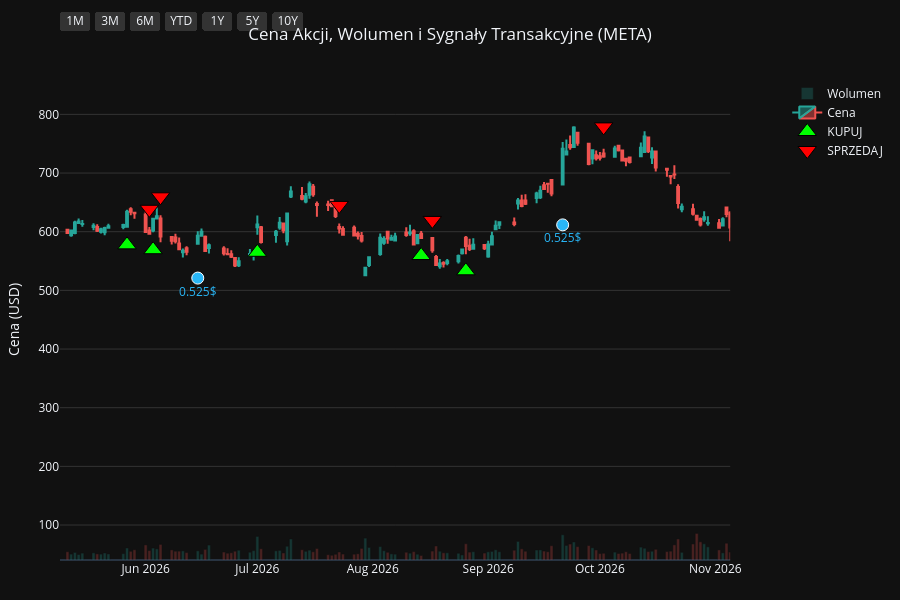
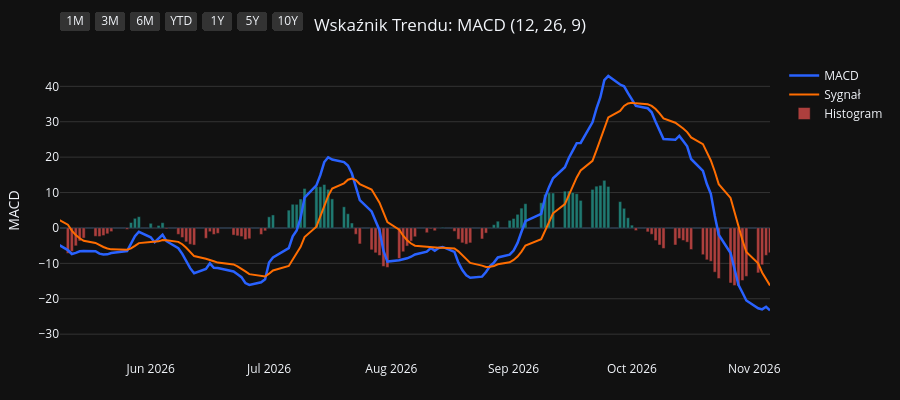
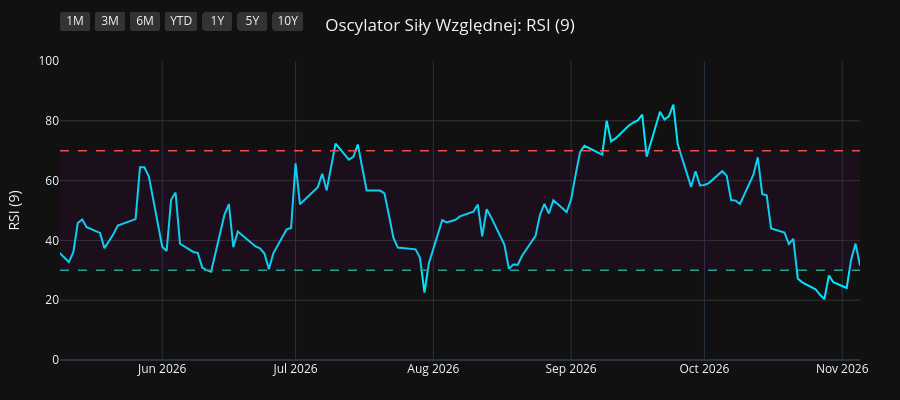
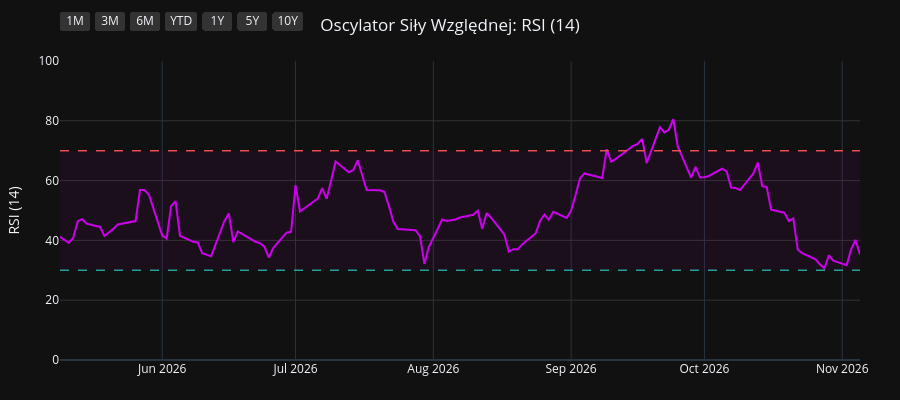

Here is the notebook cell these charts were saved with, in order:
### Code cell
import os
import yfinance as yf
import pandas as pd
import pandas_ta as ta
import plotly.graph_objects as go
from plotly.subplots import make_subplots

# 1. Pobranie i przygotowanie danych
symbol = os.environ.get("STOCK_TICKER", "").strip().upper()
if not symbol:
    raise RuntimeError("Set STOCK_TICKER before running price_extractor.ipynb")
df = yf.Ticker(symbol).history(period="10y")
df.index = df.index.tz_localize(None)

# Wskaźniki i sygnały
df.ta.macd(fast=12, slow=26, signal=9, append=True)
df.ta.rsi(length=9, append=True)
df.ta.rsi(length=14, append=True)
df.ta.rsi(length=21, append=True)
df.dropna(inplace=True)

macd = df['MACD_12_26_9']
signal = df['MACDs_12_26_9']
wczorajszy_macd = macd.shift(1)
wczorajszy_signal = signal.shift(1)

df['Decyzja'] = 'BRAK'
df.loc[(macd > signal) & (wczorajszy_macd <= wczorajszy_signal), 'Decyzja'] = 'KUPUJ'
df.loc[(macd < signal) & (wczorajszy_macd >= wczorajszy_signal), 'Decyzja'] = 'SPRZEDAJ'

df_kupuj = df[df['Decyzja'] == 'KUPUJ']
df_sprzedaj = df[df['Decyzja'] == 'SPRZEDAJ']
df_dywidendy = df[df['Dividends'] > 0]
df_splity = df[df['Stock Splits'] > 0]

# Wspólna konfiguracja osi X
konfiguracja_osi_x = dict(
    type="date",
    showspikes=True, spikemode="across", spikesnap="cursor", spikedash="dot", spikecolor="#ffffff", spikethickness=1, hoverformat="%Y-%m-%d",
    rangeselector=dict(
        buttons=list([
            dict(count=1, label="1M", step="month", stepmode="backward"),
            dict(count=3, label="3M", step="month", stepmode="backward"),
            dict(count=6, label="6M", step="month", stepmode="backward"),
            dict(count=1, label="YTD", step="year", stepmode="todate"),
            dict(count=1, label="1Y", step="year", stepmode="backward"),
            dict(count=5, label="5Y", step="year", stepmode="backward"),
            dict(step="all", label="10Y")
        ]),
        bgcolor="#333333", activecolor="#2962ff", x=0, y=1.1
    )
)

# ==========================================
# WYKRES 1: CENA + WOLUMEN + SYGNAŁY
# ==========================================
fig1 = make_subplots(specs=[[{"secondary_y": True}]])

kolory_wolumenu = ['#26a69a' if row['Close'] >= row['Open'] else '#ef5350' for index, row in df.iterrows()]
fig1.add_trace(go.Bar(x=df.index, y=df['Volume'], marker_color=kolory_wolumenu, opacity=0.25, name='Wolumen'), secondary_y=True)
fig1.add_trace(go.Candlestick(x=df.index, open=df['Open'], high=df['High'], low=df['Low'], close=df['Close'], name='Cena', increasing_line_color='#26a69a', decreasing_line_color='#ef5350'), secondary_y=False)
fig1.add_trace(go.Scatter(x=df_kupuj.index, y=df_kupuj['Low'] * 0.95, customdata=df_kupuj[['Low', 'High']], mode='markers', marker=dict(symbol='triangle-up', size=16, color='#00ff00', line=dict(width=1, color='black')), name='KUPUJ', hovertemplate='KUPUJ<br>Najniższa: %{customdata[0]:.2f}<br>Najwyższa: %{customdata[1]:.2f}<extra></extra>'), secondary_y=False)
fig1.add_trace(go.Scatter(x=df_sprzedaj.index, y=df_sprzedaj['High'] * 1.05, customdata=df_sprzedaj[['Low', 'High']], mode='markers', marker=dict(symbol='triangle-down', size=16, color='#ff0000', line=dict(width=1, color='black')), name='SPRZEDAJ', hovertemplate='SPRZEDAJ<br>Najniższa: %{customdata[0]:.2f}<br>Najwyższa: %{customdata[1]:.2f}<extra></extra>'), secondary_y=False)

if not df_dywidendy.empty:
    fig1.add_trace(go.Scatter(x=df_dywidendy.index, y=df_dywidendy['Low'] * 0.90, mode='markers+text', marker=dict(symbol='circle', size=12, color='#29b6f6', line=dict(width=1, color='white')), text=df_dywidendy['Dividends'].apply(lambda x: f"{x}$"), textposition="bottom center", name='Dywidenda', showlegend=False, hovertemplate='Dywidenda: %{text}<extra></extra>', textfont=dict(color="#29b6f6")), secondary_y=False)
if not df_splity.empty:
                    fig1.add_trace(go.Scatter(x=df_splity.index, y=df_splity['High'], mode='markers+text', marker=dict(symbol='star', size=16, color='#ffee58', line=dict(width=1, color='black')), text=df_splity['Stock Splits'].apply(lambda x: f"{x:g}:1" if x >= 1 else f"1:{1 / x:g}"), textposition="top center", name='Split', hovertemplate='%{text}<extra></extra>', textfont=dict(color="#ffee58")), secondary_y=False)

fig1.update_layout(title=dict(text=f"Cena Akcji, Wolumen i Sygnały Transakcyjne ({symbol})", x=0.5, xanchor='center'), dragmode='pan', xaxis_rangeslider_visible=False, template='plotly_dark', height=600, hovermode='x unified', margin=dict(l=60, r=40, t=60, b=40))
fig1.update_xaxes(**konfiguracja_osi_x)
fig1.update_xaxes(range=[df.index.max() - pd.Timedelta(days=180), df.index.max()])
fig1.update_yaxes(title_text="Cena (USD)", secondary_y=False, gridcolor='#333333')
fig1.update_yaxes(range=[0, df['Volume'].max() * 4], showgrid=False, showticklabels=False, secondary_y=True)
fig1.show(config={'scrollZoom': True})

# ==========================================
# WYKRES 2: WSKAŹNIK MACD
# ==========================================
fig2 = go.Figure()
fig2.add_trace(go.Scatter(x=df.index, y=df['MACD_12_26_9'], line=dict(color='#2962ff', width=2.5), name='MACD'))
fig2.add_trace(go.Scatter(x=df.index, y=df['MACDs_12_26_9'], line=dict(color='#ff6d00', width=2), name='Sygnał'))
kolory_macd = ['#26a69a' if val >= 0 else '#ef5350' for val in df['MACDh_12_26_9']]
fig2.add_trace(go.Bar(x=df.index, y=df['MACDh_12_26_9'], marker_color=kolory_macd, name='Histogram', opacity=0.7))
fig2.update_layout(title=dict(text="Wskaźnik Trendu: MACD (12, 26, 9)", x=0.5, xanchor='center'), dragmode='pan', xaxis_rangeslider_visible=False, template='plotly_dark', height=400, hovermode='x unified', margin=dict(l=60, r=40, t=60, b=40))
fig2.update_xaxes(**konfiguracja_osi_x)
fig2.update_xaxes(range=[df.index.max() - pd.Timedelta(days=180), df.index.max()])
fig2.update_yaxes(title_text="MACD", gridcolor='#333333')
fig2.show(config={'scrollZoom': True})

# ==========================================
# WYKRES 3: OSCYLATOR RSI (9)
# ==========================================
fig3 = go.Figure()
fig3.add_trace(go.Scatter(x=df.index, y=df['RSI_9'], line=dict(color='#00e5ff', width=2), name='RSI (9)'))
fig3.add_hline(y=70, line_dash="dash", line_color="#ef5350", line_width=1.5)
fig3.add_hline(y=30, line_dash="dash", line_color="#26a69a", line_width=1.5)
fig3.add_hrect(y0=30, y1=70, line_width=0, fillcolor="purple", opacity=0.1)
fig3.update_layout(title=dict(text="Oscylator Siły Względnej: RSI (9)", x=0.5, xanchor='center'), dragmode='pan', xaxis_rangeslider_visible=False, template='plotly_dark', height=400, hovermode='x unified', margin=dict(l=60, r=40, t=60, b=40))
fig3.update_xaxes(**konfiguracja_osi_x)
fig3.update_xaxes(range=[df.index.max() - pd.Timedelta(days=180), df.index.max()])
fig3.update_yaxes(title_text="RSI (9)", range=[0, 100], gridcolor='#333333')
fig3.show(config={'scrollZoom': True})

# ==========================================
# WYKRES 4: OSCYLATOR RSI (14)
# ==========================================
fig4 = go.Figure()
fig4.add_trace(go.Scatter(x=df.index, y=df['RSI_14'], line=dict(color='#d500f9', width=2), name='RSI (14)'))
fig4.add_hline(y=70, line_dash="dash", line_color="#ef5350", line_width=1.5)
fig4.add_hline(y=30, line_dash="dash", line_color="#26a69a", line_width=1.5)
fig4.add_hrect(y0=30, y1=70, line_width=0, fillcolor="purple", opacity=0.1)
fig4.update_layout(title=dict(text="Oscylator Siły Względnej: RSI (14)", x=0.5, xanchor='center'), dragmode='pan', xaxis_rangeslider_visible=False, template='plotly_dark', height=400, hovermode='x unified', margin=dict(l=60, r=40, t=60, b=40))
fig4.update_xaxes(**konfiguracja_osi_x)
fig4.update_xaxes(range=[df.index.max() - pd.Timedelta(days=180), df.index.max()])
fig4.update_yaxes(title_text="RSI (14)", range=[0, 100], gridcolor='#333333')
fig4.show(config={'scrollZoom': True})

# ==========================================
# WYKRES 5: OSCYLATOR RSI (21)
# ==========================================
fig5 = go.Figure()
fig5.add_trace(go.Scatter(x=df.index, y=df['RSI_21'], line=dict(color='#64dd17', width=2), name='RSI (21)'))
fig5.add_hline(y=70, line_dash="dash", line_color="#ef5350", line_width=1.5)
fig5.add_hline(y=30, line_dash="dash", line_color="#26a69a", line_width=1.5)
fig5.add_hrect(y0=30, y1=70, line_width=0, fillcolor="purple", opacity=0.1)
fig5.update_layout(title=dict(text="Oscylator Siły Względnej: RSI (21)", x=0.5, xanchor='center'), dragmode='pan', xaxis_rangeslider_visible=False, template='plotly_dark', height=400, hovermode='x unified', margin=dict(l=60, r=40, t=60, b=40))
fig5.update_xaxes(**konfiguracja_osi_x)
fig5.update_xaxes(range=[df.index.max() - pd.Timedelta(days=180), df.index.max()])
fig5.update_yaxes(title_text="RSI (21)", range=[0, 100], gridcolor='#333333')
fig5.show(config={'scrollZoom': True})

### Figure 1 — Plotly figure (JSON) as saved in the notebook; plotly's stock layout.template omitted (floating-point values rounded to 4 significant figures; data arrays with more than 128 entries replaced by an {"elided": "..."} marker saying what was removed)
{"data": [{"marker": {"color": {"elided": "2480 str values"}}, "name": "Wolumen", "opacity": 0.25, "type": "bar", "x": {"elided": "2480 str values"}, "xaxis": "x", "y": {"elided": "2480 int values"}, "yaxis": "y2"}, {"close": {"elided": "2480 float values"}, "decreasing": {"line": {"color": "#ef5350"}}, "high": {"elided": "2480 float values"}, "increasing": {"line": {"color": "#26a69a"}}, "low": {"elided": "2480 float values"}, "name": "Cena", "open": {"elided": "2480 float values"}, "type": "candlestick", "x": {"elided": "2480 str values"}, "xaxis": "x", "yaxis": "y"}, {"customdata": {"elided": "103x2 float values"}, "hovertemplate": "KUPUJ<br>Najniższa: %{customdata[0]:.2f}<br>Najwyższa: %{customdata[1]:.2f}<extra></extra>", "marker": {"color": "#00ff00", "line": {"color": "black", "width": 1}, "size": 16, "symbol": "triangle-up"}, "mode": "markers", "name": "KUPUJ", "type": "scatter", "x": ["2017-01-05T00:00:00", "2017-02-09T00:00:00", "2017-03-13T00:00:00", "2017-03-29T00:00:00", "2017-04-21T00:00:00", "2017-05-30T00:00:00", "2017-06-22T00:00:00", "2017-07-11T00:00:00", "2017-09-06T00:00:00", "2017-10-06T00:00:00", "2017-10-30T00:00:00", "2017-11-24T00:00:00", "2017-12-15T00:00:00", "2018-01-02T00:00:00", "2018-01-23T00:00:00", "2018-02-23T00:00:00", "2018-03-05T00:00:00", "2018-04-10T00:00:00", "2018-05-31T00:00:00", "2018-06-15T00:00:00", "2018-07-10T00:00:00", "2018-08-27T00:00:00", "2018-09-20T00:00:00", "2018-10-16T00:00:00", "2018-11-01T00:00:00", "2018-11-29T00:00:00", "2019-01-04T00:00:00", "2019-03-06T00:00:00", "2019-04-02T00:00:00", "2019-06-13T00:00:00", "2019-08-29T00:00:00", "2019-10-10T00:00:00", "2019-11-12T00:00:00", "2019-12-19T00:00:00", "2020-02-18T00:00:00", "2020-03-25T00:00:00", "2020-07-08T00:00:00", "2020-08-03T00:00:00", "2020-10-01T00:00:00", "2020-11-04T00:00:00", "2020-12-01T00:00:00", "2021-01-21T00:00:00", "2021-03-10T00:00:00", "2021-04-29T00:00:00", "2021-05-24T00:00:00", "2021-06-14T00:00:00", "2021-06-24T00:00:00", "2021-07-23T00:00:00", "2021-08-27T00:00:00", "2021-10-18T00:00:00", "2021-11-01T00:00:00", "2021-12-10T00:00:00", "2022-02-02T00:00:00", "2022-02-25T00:00:00", "2022-05-02T00:00:00", "2022-05-16T00:00:00", "2022-05-23T00:00:00", "2022-05-27T00:00:00", "2022-06-29T00:00:00", "2022-08-04T00:00:00", "2022-09-09T00:00:00", "2022-10-05T00:00:00", "2022-10-17T00:00:00", "2022-11-10T00:00:00", "2022-12-29T00:00:00", "2023-03-15T00:00:00", "2023-03-30T00:00:00", "2023-04-28T00:00:00", "2023-05-18T00:00:00", "2023-06-15T00:00:00", "2023-07-12T00:00:00", "2023-07-31T00:00:00", "2023-09-01T00:00:00", "2023-10-02T00:00:00", "2023-11-06T00:00:00", "2023-12-15T00:00:00", "2024-01-10T00:00:00", "2024-04-05T00:00:00", "2024-05-08T00:00:00", "2024-07-05T00:00:00", "2024-08-02T00:00:00", "2024-09-16T00:00:00", "2024-11-12T00:00:00", "2024-12-02T00:00:00", "2025-01-07T00:00:00", "2025-01-21T00:00:00", "2025-03-25T00:00:00", "2025-04-24T00:00:00", "2025-06-02T00:00:00", "2025-06-27T00:00:00", "2025-07-31T00:00:00", "2025-09-15T00:00:00", "2025-10-20T00:00:00", "2025-11-24T00:00:00", "2026-01-23T00:00:00", "2026-03-04T00:00:00", "2026-03-10T00:00:00", "2026-04-07T00:00:00", "2026-05-27T00:00:00", "2026-06-03T00:00:00", "2026-07-01T00:00:00", "2026-08-14T00:00:00", "2026-08-26T00:00:00"], "xaxis": "x", "y": [111.3, 125.4, 130.5, 133.1, 133.9, 142.7, 143.9, 143.9, 159.6, 159.7, 167.1, 169.7, 167.8, 167.1, 174.6, 168.9, 165.5, 147.7, 176.4, 183.2, 190.3, 165.4, 154.8, 145.9, 140.5, 127.7, 125.9, 161.2, 159.5, 164.3, 172.6, 168.6, 178.5, 190.6, 200.8, 144.0, 222.6, 235.6, 249.2, 262.2, 262.5, 251.7, 247.4, 302.6, 299.3, 310.3, 321.6, 336.1, 342.6, 308.2, 306.8, 307.1, 298.2, 191.2, 189.1, 184.4, 180.0, 178.6, 150.9, 157.0, 153.4, 126.8, 122.5, 98.44, 108.9, 179.6, 190.9, 221.8, 227.0, 255.4, 282.4, 298.8, 277.1, 283.8, 295.9, 311.7, 337.9, 484.6, 436.1, 482.4, 449.0, 488.3, 547.8, 543.2, 574.5, 575.3, 587.3, 489.3, 609.1, 686.8, 724.3, 711.5, 681.9, 565.8, 610.7, 623.2, 615.0, 535.6, 577.6, 569.3, 564.9, 559.4, 533.4], "yaxis": "y"}, {"customdata": {"elided": "103x2 float values"}, "hovertemplate": "SPRZEDAJ<br>Najniższa: %{customdata[0]:.2f}<br>Najwyższa: %{customdata[1]:.2f}<extra></extra>", "marker": {"color": "#ff0000", "line": {"color": "black", "width": 1}, "size": 16, "symbol": "triangle-down"}, "mode": "markers", "name": "SPRZEDAJ", "type": "scatter", "x": ["2017-02-03T00:00:00", "2017-02-13T00:00:00", "2017-03-17T00:00:00", "2017-04-03T00:00:00", "2017-05-11T00:00:00", "2017-06-09T00:00:00", "2017-06-27T00:00:00", "2017-08-09T00:00:00", "2017-09-14T00:00:00", "2017-10-24T00:00:00", "2017-11-13T00:00:00", "2017-11-29T00:00:00", "2017-12-21T00:00:00", "2018-01-16T00:00:00", "2018-02-05T00:00:00", "2018-03-01T00:00:00", "2018-03-19T00:00:00", "2018-05-25T00:00:00", "2018-06-07T00:00:00", "2018-06-26T00:00:00", "2018-07-26T00:00:00", "2018-09-06T00:00:00", "2018-10-05T00:00:00", "2018-10-24T00:00:00", "2018-11-12T00:00:00", "2018-12-20T00:00:00", "2019-02-14T00:00:00", "2019-03-15T00:00:00", "2019-05-08T00:00:00", "2019-07-19T00:00:00", "2019-09-24T00:00:00", "2019-11-11T00:00:00", "2019-12-04T00:00:00", "2020-01-24T00:00:00", "2020-02-21T00:00:00", "2020-05-29T00:00:00", "2020-07-15T00:00:00", "2020-09-08T00:00:00", "2020-10-30T00:00:00", "2020-11-11T00:00:00", "2020-12-10T00:00:00", "2021-02-19T00:00:00", "2021-04-16T00:00:00", "2021-05-10T00:00:00", "2021-06-11T00:00:00", "2021-06-16T00:00:00", "2021-07-08T00:00:00", "2021-08-02T00:00:00", "2021-09-13T00:00:00", "2021-10-27T00:00:00", "2021-11-30T00:00:00", "2022-01-05T00:00:00", "2022-02-03T00:00:00", "2022-04-13T00:00:00", "2022-05-11T00:00:00", "2022-05-19T00:00:00", "2022-05-24T00:00:00", "2022-06-10T00:00:00", "2022-07-29T00:00:00", "2022-08-22T00:00:00", "2022-09-13T00:00:00", "2022-10-11T00:00:00", "2022-10-27T00:00:00", "2022-12-28T00:00:00", "2023-02-15T00:00:00", "2023-03-29T00:00:00", "2023-04-11T00:00:00", "2023-05-09T00:00:00", "2023-06-08T00:00:00", "2023-06-26T00:00:00", "2023-07-21T00:00:00", "2023-08-03T00:00:00", "2023-09-21T00:00:00", "2023-10-20T00:00:00", "2023-11-29T00:00:00", "2024-01-03T00:00:00", "2024-02-21T00:00:00", "2024-04-12T00:00:00", "2024-07-01T00:00:00", "2024-07-12T00:00:00", "2024-08-28T00:00:00", "2024-10-14T00:00:00", "2024-11-13T00:00:00", "2024-12-18T00:00:00", "2025-01-14T00:00:00", "2025-02-19T00:00:00", "2025-03-31T00:00:00", "2025-05-29T00:00:00", "2025-06-13T00:00:00", "2025-07-02T00:00:00", "2025-08-19T00:00:00", "2025-09-24T00:00:00", "2025-10-30T00:00:00", "2026-01-05T00:00:00", "2026-02-10T00:00:00", "2026-03-09T00:00:00", "2026-03-12T00:00:00", "2026-04-30T00:00:00", "2026-06-02T00:00:00", "2026-06-05T00:00:00", "2026-07-23T00:00:00", "2026-08-17T00:00:00", "2026-10-02T00:00:00"], "xaxis": "x", "y": [138.2, 140.1, 146.0, 148.2, 156.7, 161.8, 159.4, 178.3, 179.2, 180.2, 186.2, 189.3, 185.8, 189.0, 198.2, 187.3, 184.3, 193.8, 198.6, 207.1, 187.3, 173.7, 167.3, 160.8, 150.8, 141.0, 171.5, 174.3, 198.4, 210.4, 195.6, 197.7, 208.0, 230.7, 222.8, 236.6, 254.6, 290.5, 287.8, 289.5, 289.9, 281.1, 321.3, 327.2, 346.2, 351.1, 362.3, 373.8, 397.0, 332.0, 349.3, 349.2, 257.9, 225.3, 208.7, 203.1, 191.0, 190.4, 166.6, 172.1, 168.1, 138.0, 106.6, 122.9, 185.3, 214.0, 224.7, 245.3, 278.4, 301.4, 317.7, 328.6, 312.3, 327.9, 353.5, 361.9, 488.3, 541.6, 527.9, 529.5, 543.1, 626.0, 610.9, 655.0, 632.1, 738.1, 604.7, 682.7, 725.8, 753.2, 802.3, 796.5, 712.6, 696.0, 712.8, 678.4, 684.4, 650.8, 638.2, 659.5, 644.9, 619.3, 778.7], "yaxis": "y"}, {"hovertemplate": "Dywidenda: %{text}<extra></extra>", "marker": {"color": "#29b6f6", "line": {"color": "white", "width": 1}, "size": 12, "symbol": "circle"}, "mode": "markers+text", "name": "Dywidenda", "showlegend": false, "text": ["0.5$", "0.5$", "0.5$", "0.5$", "0.525$", "0.525$", "0.525$", "0.525$", "0.525$", "0.525$", "0.525$"], "textfont": {"color": "#29b6f6"}, "textposition": "bottom center", "type": "scatter", "x": ["2024-02-21T00:00:00", "2024-06-14T00:00:00", "2024-09-16T00:00:00", "2024-12-16T00:00:00", "2025-03-14T00:00:00", "2025-06-16T00:00:00", "2025-09-22T00:00:00", "2025-12-15T00:00:00", "2026-03-16T00:00:00", "2026-06-15T00:00:00", "2026-09-21T00:00:00"], "xaxis": "x", "y": [412.1, 447.3, 462.6, 553.5, 532.7, 621.6, 685.7, 573.4, 559.8, 521.0, 611.6], "yaxis": "y"}], "layout": {"dragmode": "pan", "height": 600, "hovermode": "x unified", "margin": {"b": 40, "l": 60, "r": 40, "t": 60}, "title": {"text": "Cena Akcji, Wolumen i Sygnały Transakcyjne (META)", "x": 0.5, "xanchor": "center"}, "xaxis": {"anchor": "y", "domain": [0.0, 0.94], "hoverformat": "%Y-%m-%d", "range": ["2026-05-09T00:00:00", "2026-11-05T00:00:00"], "rangeselector": {"activecolor": "#2962ff", "bgcolor": "#333333", "buttons": [{"count": 1, "label": "1M", "step": "month", "stepmode": "backward"}, {"count": 3, "label": "3M", "step": "month", "stepmode": "backward"}, {"count": 6, "label": "6M", "step": "month", "stepmode": "backward"}, {"count": 1, "label": "YTD", "step": "year", "stepmode": "todate"}, {"count": 1, "label": "1Y", "step": "year", "stepmode": "backward"}, {"count": 5, "label": "5Y", "step": "year", "stepmode": "backward"}, {"label": "10Y", "step": "all"}], "x": 0, "y": 1.1}, "rangeslider": {"visible": false}, "showspikes": true, "spikecolor": "#ffffff", "spikedash": "dot", "spikemode": "across", "spikesnap": "cursor", "spikethickness": 1, "type": "date"}, "yaxis": {"anchor": "x", "domain": [0.0, 1.0], "gridcolor": "#333333", "title": {"text": "Cena (USD)"}}, "yaxis2": {"anchor": "x", "overlaying": "y", "range": [0, 929266400], "showgrid": false, "showticklabels": false, "side": "right"}}}

### Figure 2 — Plotly figure (JSON) as saved in the notebook; plotly's stock layout.template omitted (floating-point values rounded to 4 significant figures; data arrays with more than 128 entries replaced by an {"elided": "..."} marker saying what was removed)
{"data": [{"line": {"color": "#2962ff", "width": 2.5}, "name": "MACD", "type": "scatter", "x": {"elided": "2480 str values"}, "y": {"elided": "2480 float values"}}, {"line": {"color": "#ff6d00", "width": 2}, "name": "Sygnał", "type": "scatter", "x": {"elided": "2480 str values"}, "y": {"elided": "2480 float values"}}, {"marker": {"color": {"elided": "2480 str values"}}, "name": "Histogram", "opacity": 0.7, "type": "bar", "x": {"elided": "2480 str values"}, "y": {"elided": "2480 float values"}}], "layout": {"dragmode": "pan", "height": 400, "hovermode": "x unified", "margin": {"b": 40, "l": 60, "r": 40, "t": 60}, "title": {"text": "Wskaźnik Trendu: MACD (12, 26, 9)", "x": 0.5, "xanchor": "center"}, "xaxis": {"hoverformat": "%Y-%m-%d", "range": ["2026-05-09T00:00:00", "2026-11-05T00:00:00"], "rangeselector": {"activecolor": "#2962ff", "bgcolor": "#333333", "buttons": [{"count": 1, "label": "1M", "step": "month", "stepmode": "backward"}, {"count": 3, "label": "3M", "step": "month", "stepmode": "backward"}, {"count": 6, "label": "6M", "step": "month", "stepmode": "backward"}, {"count": 1, "label": "YTD", "step": "year", "stepmode": "todate"}, {"count": 1, "label": "1Y", "step": "year", "stepmode": "backward"}, {"count": 5, "label": "5Y", "step": "year", "stepmode": "backward"}, {"label": "10Y", "step": "all"}], "x": 0, "y": 1.1}, "rangeslider": {"visible": false}, "showspikes": true, "spikecolor": "#ffffff", "spikedash": "dot", "spikemode": "across", "spikesnap": "cursor", "spikethickness": 1, "type": "date"}, "yaxis": {"gridcolor": "#333333", "title": {"text": "MACD"}}}}

### Figure 3 — Plotly figure (JSON) as saved in the notebook; plotly's stock layout.template omitted (floating-point values rounded to 4 significant figures; data arrays with more than 128 entries replaced by an {"elided": "..."} marker saying what was removed)
{"data": [{"line": {"color": "#00e5ff", "width": 2}, "name": "RSI (9)", "type": "scatter", "x": {"elided": "2480 str values"}, "y": {"elided": "2480 float values"}}], "layout": {"dragmode": "pan", "height": 400, "hovermode": "x unified", "margin": {"b": 40, "l": 60, "r": 40, "t": 60}, "shapes": [{"line": {"color": "#ef5350", "dash": "dash", "width": 1.5}, "type": "line", "x0": 0, "x1": 1, "xref": "x domain", "y0": 70, "y1": 70, "yref": "y"}, {"line": {"color": "#26a69a", "dash": "dash", "width": 1.5}, "type": "line", "x0": 0, "x1": 1, "xref": "x domain", "y0": 30, "y1": 30, "yref": "y"}, {"fillcolor": "purple", "line": {"width": 0}, "opacity": 0.1, "type": "rect", "x0": 0, "x1": 1, "xref": "x domain", "y0": 30, "y1": 70, "yref": "y"}], "title": {"text": "Oscylator Siły Względnej: RSI (9)", "x": 0.5, "xanchor": "center"}, "xaxis": {"hoverformat": "%Y-%m-%d", "range": ["2026-05-09T00:00:00", "2026-11-05T00:00:00"], "rangeselector": {"activecolor": "#2962ff", "bgcolor": "#333333", "buttons": [{"count": 1, "label": "1M", "step": "month", "stepmode": "backward"}, {"count": 3, "label": "3M", "step": "month", "stepmode": "backward"}, {"count": 6, "label": "6M", "step": "month", "stepmode": "backward"}, {"count": 1, "label": "YTD", "step": "year", "stepmode": "todate"}, {"count": 1, "label": "1Y", "step": "year", "stepmode": "backward"}, {"count": 5, "label": "5Y", "step": "year", "stepmode": "backward"}, {"label": "10Y", "step": "all"}], "x": 0, "y": 1.1}, "rangeslider": {"visible": false}, "showspikes": true, "spikecolor": "#ffffff", "spikedash": "dot", "spikemode": "across", "spikesnap": "cursor", "spikethickness": 1, "type": "date"}, "yaxis": {"gridcolor": "#333333", "range": [0, 100], "title": {"text": "RSI (9)"}}}}

### Figure 4 — Plotly figure (JSON) as saved in the notebook; plotly's stock layout.template omitted (floating-point values rounded to 4 significant figures; data arrays with more than 128 entries replaced by an {"elided": "..."} marker saying what was removed)
{"data": [{"line": {"color": "#d500f9", "width": 2}, "name": "RSI (14)", "type": "scatter", "x": {"elided": "2480 str values"}, "y": {"elided": "2480 float values"}}], "layout": {"dragmode": "pan", "height": 400, "hovermode": "x unified", "margin": {"b": 40, "l": 60, "r": 40, "t": 60}, "shapes": [{"line": {"color": "#ef5350", "dash": "dash", "width": 1.5}, "type": "line", "x0": 0, "x1": 1, "xref": "x domain", "y0": 70, "y1": 70, "yref": "y"}, {"line": {"color": "#26a69a", "dash": "dash", "width": 1.5}, "type": "line", "x0": 0, "x1": 1, "xref": "x domain", "y0": 30, "y1": 30, "yref": "y"}, {"fillcolor": "purple", "line": {"width": 0}, "opacity": 0.1, "type": "rect", "x0": 0, "x1": 1, "xref": "x domain", "y0": 30, "y1": 70, "yref": "y"}], "title": {"text": "Oscylator Siły Względnej: RSI (14)", "x": 0.5, "xanchor": "center"}, "xaxis": {"hoverformat": "%Y-%m-%d", "range": ["2026-05-09T00:00:00", "2026-11-05T00:00:00"], "rangeselector": {"activecolor": "#2962ff", "bgcolor": "#333333", "buttons": [{"count": 1, "label": "1M", "step": "month", "stepmode": "backward"}, {"count": 3, "label": "3M", "step": "month", "stepmode": "backward"}, {"count": 6, "label": "6M", "step": "month", "stepmode": "backward"}, {"count": 1, "label": "YTD", "step": "year", "stepmode": "todate"}, {"count": 1, "label": "1Y", "step": "year", "stepmode": "backward"}, {"count": 5, "label": "5Y", "step": "year", "stepmode": "backward"}, {"label": "10Y", "step": "all"}], "x": 0, "y": 1.1}, "rangeslider": {"visible": false}, "showspikes": true, "spikecolor": "#ffffff", "spikedash": "dot", "spikemode": "across", "spikesnap": "cursor", "spikethickness": 1, "type": "date"}, "yaxis": {"gridcolor": "#333333", "range": [0, 100], "title": {"text": "RSI (14)"}}}}
